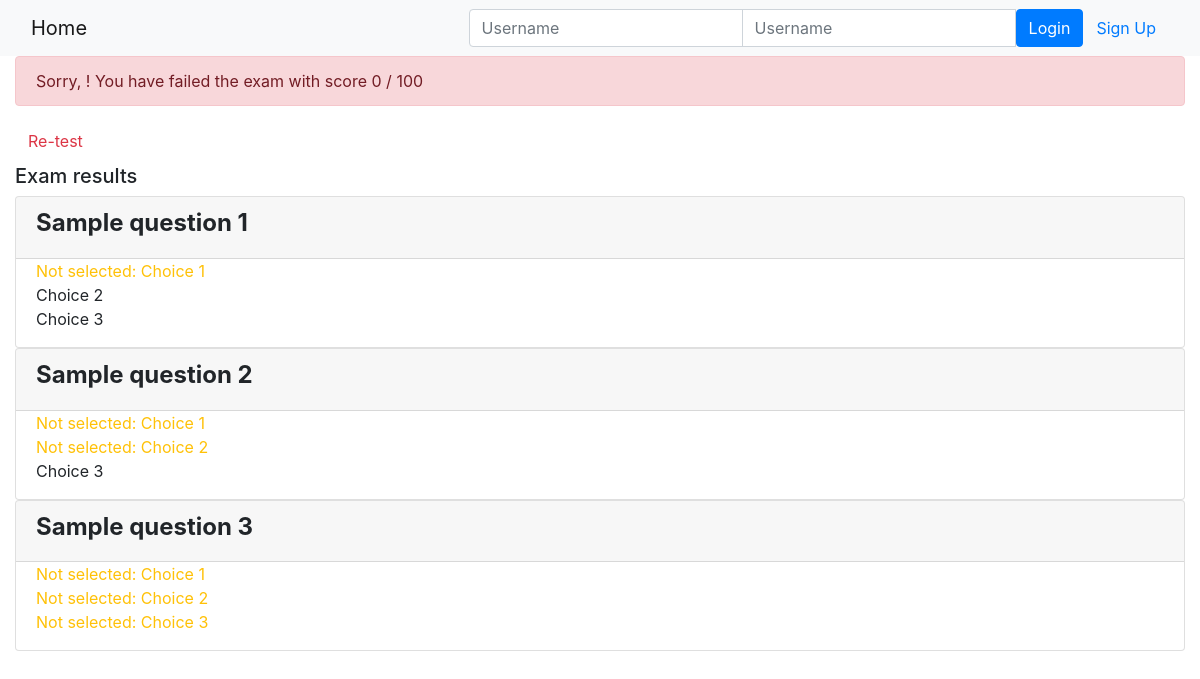
Before: /onlinecourse/1/show_exam_result/1 with the older database file.
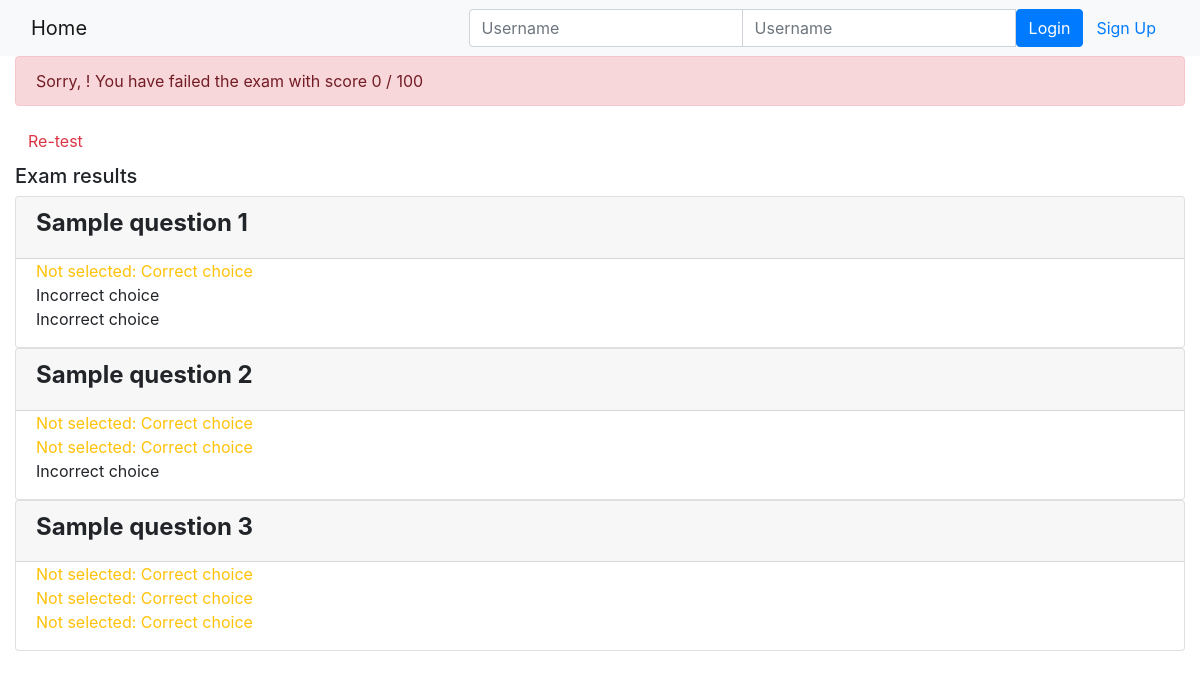
After: the same page with the newer database file.
### onlinecourse/models.py (models this page shows, shortened)
class Choice(models.Model):
    question = models.ForeignKey(Question, models.SET_NULL, null=True)
    choice_text = models.CharField(max_length=200, null=False)
    is_correct = models.BooleanField(default=True)

### onlinecourse/views.py (the view)
# urls.py: path('<int:course_id>/show_exam_result/<int:submission_id>', views.show_exam_result, name='show_exam_result')
def show_exam_result(request, course_id, submission_id):
    course = Course.objects.get(id=course_id)
    submission = Submission.objects.get(id=submission_id)
    context = {}
    context['course'] = course
    context ['submission'] = submission
    choices = submission.chocies.all()
    context ['choices'] = choices
    questions = Question.objects.filter(courses=course_id)
    context['questions'] = questions
    max_score = 0
    submission_score = 0
    for question in questions:
        print (question.grade)
        max_score += question.grade
        if question.is_get_score(choices):
            submission_score += question.grade
    total_score = int((submission_score / max_score) * 100)
    context ['grade'] = total_score
    return render(request, 'onlinecourse/exam_result_bootstrap.html', context)

### onlinecourse/models.py (called while the page is built)
    def is_get_score(self, selected_ids):
        all_answers = self.choice_set.filter(is_correct=True).count()
        selected_correct = self.choice_set.filter(is_correct=True, id__in=selected_ids).count()
        if all_answers == selected_correct:
            return True
        else:
            return False

### onlinecourse/templates/onlinecourse/exam_result_bootstrap.html (shortened to what this page needs)
<!DOCTYPE html>
<html lang="en">
<head>
    {% load static %}
    <link rel="stylesheet" href="https://maxcdn.bootstrapcdn.com/bootstrap/4.5.2/css/bootstrap.min.css">
</head>
<body>
 <nav class="navbar navbar-light bg-light">
    <div class="container-fluid">
        <div class="navbar-header">
              <a class="navbar-brand" href="{% url 'onlinecourse:index' %}">Home</a>
        </div>
        <ul class="nav navbar-nav navbar-right">
            {% if user.is_authenticated %}
            <li>
                <a class="btn btn-link" href="#">{{ user.first_name }}({{ user.username }})</a>
                <a class="btn btn-link" href="{% url 'onlinecourse:logout' %}">Logout</a>
            </li>
            {% else %}
            <li>
                <form class="form-inline" action="{% url 'onlinecourse:login' %}" method="post">
                    <div class="input-group">
                        <input type="text" class="form-control" placeholder="Username" name="username" >
                        <input type="password" class="form-control" placeholder="Username" name="psw" >
                        <button class="btn btn-primary" type="submit">Login</button>
                        <a class="btn btn-link" href="{% url 'onlinecourse:registration' %}">Sign Up</a>
                    </div>
                </form>
            </li>
            {% endif %}
        </ul>
    </div>
</nav>
<div class="container-fluid">
    {% if grade > 80 %}
    <div class="alert alert-success">
      <b>Congratulations, {{user.username }}!</b> You have passed the exam with score {{ grade }} / 100.
    </div>
        {% else %}
        <div class="alert alert-danger">
            Sorry, {{user.username }}! You have failed the exam with score {{ grade }} / 100
        </div>
        <a class="btn btn-link text-danger" href="{% url 'onlinecourse:course_details' course.id %}">Re-test</a>
        {% endif %}
        <div class="card-columns-vertical mt-1">
        <h5 class="">Exam results</h5>
            {% for question in questions %}
                <div class="card">
                    <div class="card-header"><h4><b>{{ question.question_text }}</b></h4></div>
                    <div class="form-group">
                        {% for choice in question.choice_set.all %}
                            <div class="form-check">
                                {% if choice in choices %}
                                {% if choice.is_correct %}
                                    <span class="text-success">
                                        Correct answer: {{ choice.choice_text }}
                                    </span>
                                    {% else %}
                                    <span class="text-danger">
                                        Wrong answer: {{ choice.choice_text }}
                                    </span>
                                {% endif %}
                            {% else %}
                                {% if choice.is_correct %}
                                    <span class="text-warning">
                                        Not selected: {{ choice.choice_text }}
                                    </span>
                                    {% else %}
                                    {{ choice.choice_text }}
                                {% endif %}
                            {% endif %}
                            </div>
                        {% endfor %}
                    </div>
                </div>
            {% endfor %}
        </div>
    </div>
</body>
</html>

Changed rows visible on the page:
changed Choice (number 1 of 9 on the later page): choice_text "Choice 1" → "Correct choice"
changed Choice (number 2 of 9 on the later page): choice_text "Choice 2" → "Incorrect choice"
changed Choice (number 3 of 9 on the later page): choice_text "Choice 3" → "Incorrect choice"
changed Choice (number 4 of 9 on the later page): choice_text "Choice 1" → "Correct choice"
changed Choice (number 5 of 9 on the later page): choice_text "Choice 2" → "Correct choice"
changed Choice (number 6 of 9 on the later page): choice_text "Choice 3" → "Incorrect choice"
changed Choice (number 7 of 9 on the later page): choice_text "Choice 1" → "Correct choice"
changed Choice (number 8 of 9 on the later page): choice_text "Choice 2" → "Correct choice"
changed Choice (number 9 of 9 on the later page): choice_text "Choice 3" → "Correct choice"
